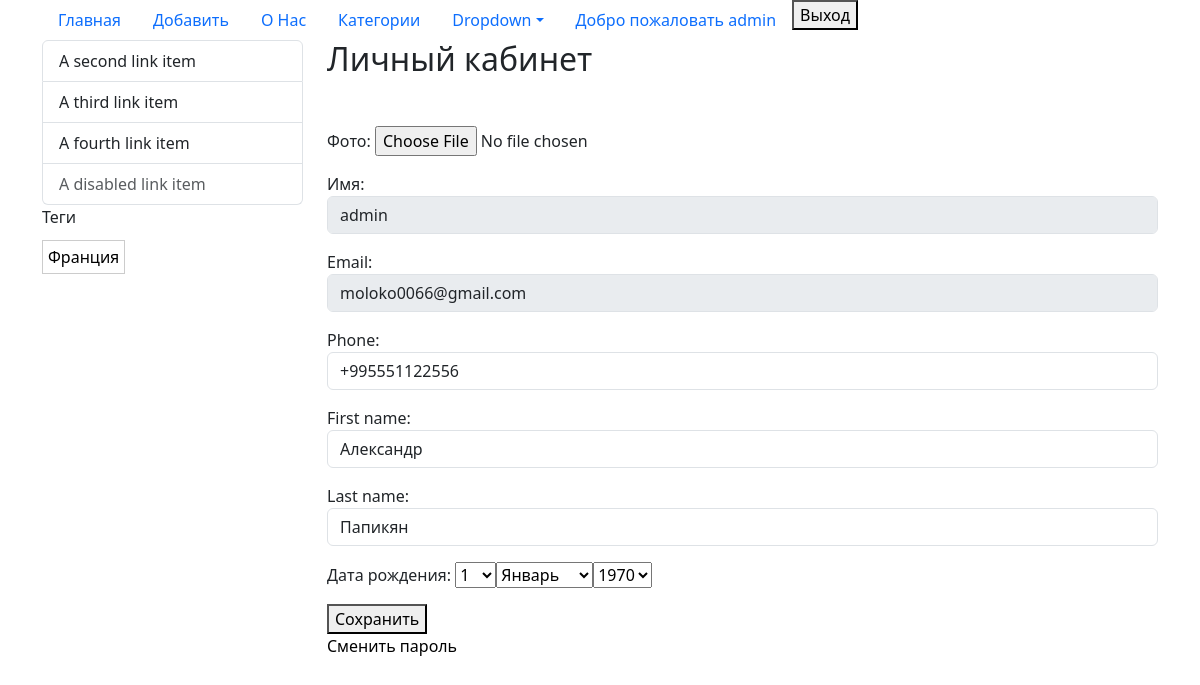
Before: /users/profile/ (signed in) with the older database file.
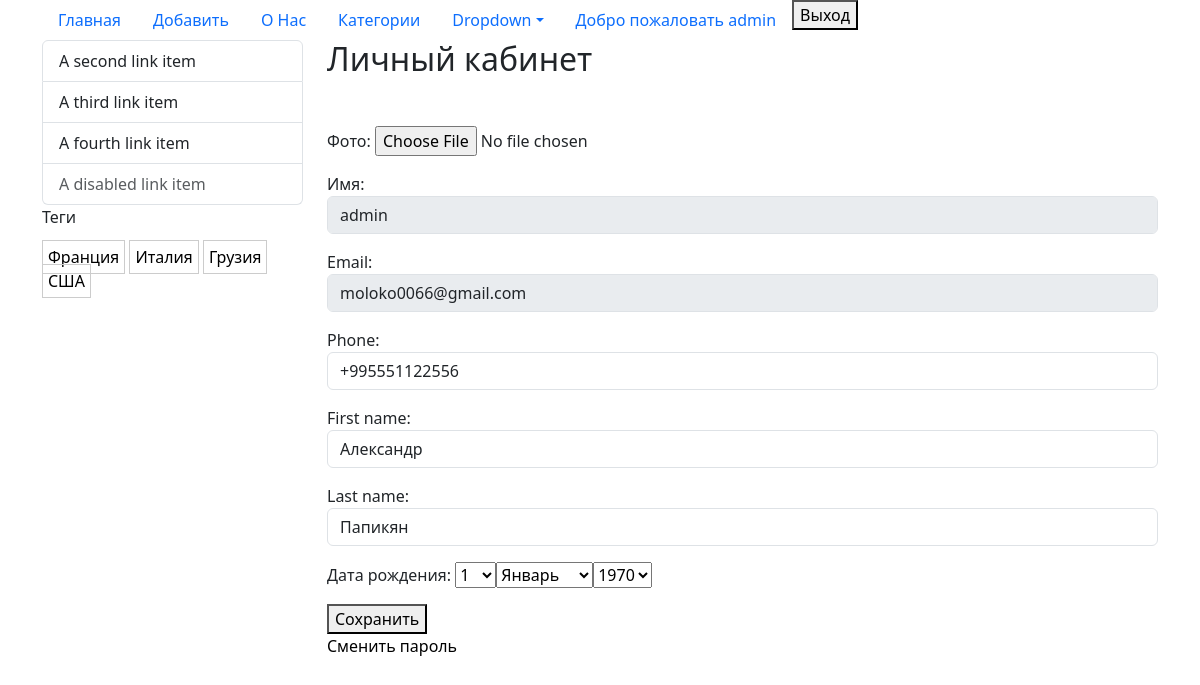
After: the same page with the newer database file.
### blog/models.py (models this page shows)
class PostTags(models.Model):
    tag = models.CharField(max_length=100, db_index=True, verbose_name='Тег')
    slug = models.SlugField(max_length=150, db_index=True, unique=True)
    class Meta:
        verbose_name = 'Тег'
        verbose_name_plural = 'Теги'
    def get_absolute_url(self):
        return reverse('tag', kwargs={'slug': self.slug})
    def __str__(self):
        return self.tag

### users/views.py (the view, shortened to what this page needs)
# urls.py: path('profile/', ProfileView.as_view(), name='profile'),
class ProfileView(LoginRequiredMixin, UpdateView):
    model = get_user_model()
    template_name = 'users/profile.html'
    form_class = UserUpdateForm
    extra_context = {
        'title': 'Личный кабинет',
        'default_image_url': settings.DEFAULT_USER_IMAGE
    }
    def get_object(self, queryset=None):
        return self.request.user

### users/forms.py
class UserUpdateForm(forms.ModelForm):
    username = forms.CharField(disabled=True, label='Имя', max_length=150, widget=forms.TextInput(attrs={'class': 'form-control'}))
    email = forms.CharField(disabled=True, label='Email', widget=forms.TextInput(attrs={'class': 'form-control'}))
    this_year = datetime.now().year
    date_birth = forms.DateField(widget=forms.SelectDateWidget(years=tuple(range(this_year - 100, this_year - 5 ))), label='Дата рождения')
    phone = forms.CharField(widget=forms.TextInput(attrs={'class': 'form-control'}))
    first_name = forms.CharField(widget=forms.TextInput(attrs={'class': 'form-control'}))
    last_name = forms.CharField(widget=forms.TextInput(attrs={'class': 'form-control'}))
    class Meta:
        model = get_user_model()
        fields = ('photo', 'username', 'email', 'phone', 'first_name', 'last_name', 'date_birth')

### blog/models.py (called while the page is built)
    def get_absolute_url(self):
        return reverse('cat', kwargs={'slug': self.slug})

    def __str__(self):
        return self.title

### blog/templatetags/blog_tags.py (called while the page is built)
@register.simple_tag()
def get_category():
    return Category.objects.all()

@register.simple_tag()
def get_tags():
    return PostTags.objects.all()

### users/templates/users/profile.html (shortened to what this page needs)
{% extends 'base.html' %}
{% block content %}
    <h2>{{ title }}</h2>
    <form action="" method="post" enctype="multipart/form-data">
        {% if user.photo %}
            <p><img src="{{ user.photo.url }}" alt=""></p>
        {% else %}
            <p><img src="/media/users/noimg.png" alt=""></p>
        {% endif %}
        {{ form.as_p }}
        <button type="submit">Сохранить</button>
    </form>
    <a href="{% url 'password_change' %}">Сменить пароль</a>
{% endblock %}

### templates/base.html (shortened to what this page needs)
{% load static %}
{% load blog_tags %}
{% load cache %}
<!doctype html>
<html lang="ru">
<head>
    <link href="https://cdn.jsdelivr.net/npm/bootstrap@5.3.7/dist/css/bootstrap.min.css" rel="stylesheet"
>
    <link rel="stylesheet" href="{% static 'users/css/style.css' %}">
    <link rel="stylesheet" href="{% static 'blog/css/style.css' %}">
</head>
<body>
<header class="header">
    <div class="header_menu">
        <div class="container">
            <ul class="nav nav-pills">
                <li class="nav-item">
                    <a class="nav-link" aria-current="page" href="{% url 'index' %}">Главная</a>
                </li>
                <li class="nav-item">
                    <a class="nav-link" aria-current="page" href="{% url 'add_post' %}">Добавить</a>
                </li>
                <li class="nav-item">
                    <a class="nav-link" aria-current="page" href="{% url 'about' %}">О Нас</a>
                </li>
                <li class="nav-item">
                    <a class="nav-link" aria-current="page" href="{% url 'category' %}">Категории</a>
                </li>
                <li class="nav-item dropdown">
                    <a class="nav-link dropdown-toggle" data-bs-toggle="dropdown" href="#" role="button"
                       aria-expanded="false">Dropdown</a>
                        {% get_category as nav_categories %}
                </li>
                {% if user.is_authenticated %}
                    <li class="nav_item"><a class="nav-link" href="{% url 'profile' %}">Добро
                        пожаловать {{ user.username }}</a></li>
                    <li class="nav_item">
                        <form action="{% url 'logout' %}" method="post">
                            <button class="logout" type="submit">Выход</button>
                        </form>
                    </li>
                {% else %}
                    <li><a class="nav_item" href="{% url 'login' %}">Вход</a> | <a href="{% url 'register' %}">Регистрация</a>
                    </li>
                {% endif %}
            </ul>
        </div>
    </div>
</header>
<content class="content">
    <div class="container">
        <div class="row">
            <div class="sidebar col-md-3">
                <div class="list-group">
                    <a href="#" class="list-group-item list-group-item-action">A second link item</a>
                    <a href="#" class="list-group-item list-group-item-action">A third link item</a>
                    <a href="#" class="list-group-item list-group-item-action">A fourth link item</a>
                    <a href="#" class="list-group-item list-group-item-action disabled" aria-disabled="true">A disabled
                        link item</a>
                </div>
                {% get_tags as tags %}
                <p>Теги</p>
                <div class="tags">
                    {% for tag in tags %}
                        <a class="tag" href="{{ tag.get_absolute_url }}">{{ tag }}</a>
                    {% endfor %}
                </div>
            </div>
            <div class="main col-md-9">
                {% block content %}{% endblock %}
            </div>
        </div>
    </div>
</content>
</body>
</html>

Changed rows visible on the page:
added PostTags: tag "Италия"
added PostTags: tag "Грузия"
added PostTags: tag "США"
